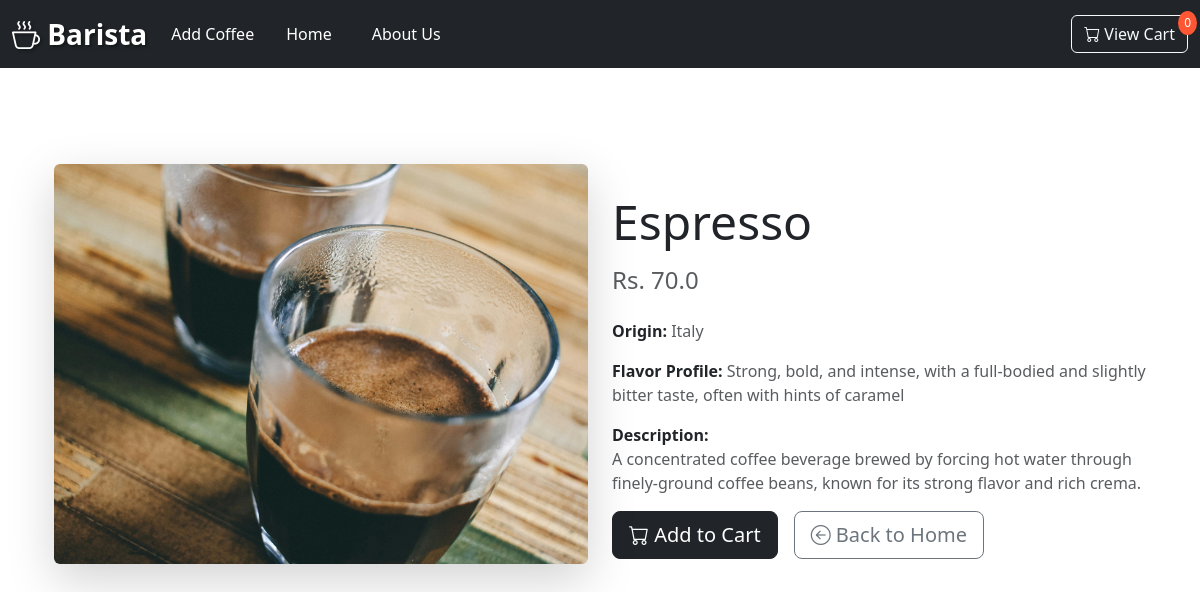
Screenshot of /coffee/5/ with the database file from the repository.
### coffee/models.py (models this page shows, shortened)
class Coffee(models.Model):
    name = models.CharField(max_length=255)
    price = models.FloatField()
    quantity = models.IntegerField()
    image = models.ImageField(upload_to='coffee_images/')  # Use ImageField for image uploads
    description = models.TextField(blank=True, null=True)
    origin = models.CharField(max_length=100, blank=True, null=True)
    flavor_profile = models.CharField(max_length=100, blank=True, null=True)

### coffee/views.py (the view)
# urls.py: path('coffee/<int:coffee_id>/', views.coffee_detail, name='coffee_detail'),
def coffee_detail(request, coffee_id):
    coffee = get_object_or_404(Coffee, id=coffee_id)
    return render(request, 'coffee_detail.html', {'coffee': coffee})

### coffee/templates/coffee_detail.html
{% extends 'base.html' %} {% block content %}
<div class="container py-5">
  <div class="row align-items-center">
    <div class="col-lg-6 mb-4">
      <div class="card border-0 shadow-lg">
        <img
          src="{{ coffee.image.url }}"
          alt="{{ coffee.name }}"
          class="img-fluid rounded"
          style="max-height: 400px; object-fit: cover"
        />
      </div>
    </div>
    <div class="col-lg-6">
      <h1 class="display-5 mb-3">{{ coffee.name }}</h1>
      <h4 class="text-muted mb-4">Rs. {{ coffee.price }}</h4>
      <ul class="list-unstyled">
        <li class="mb-3">
          <strong>Origin:</strong>
          <span class="text-muted">{{ coffee.origin }}</span>
        </li>
        <li class="mb-3">
          <strong>Flavor Profile:</strong>
          <span class="text-muted">{{ coffee.flavor_profile }}</span>
        </li>
        <li class="mb-3">
          <strong>Description:</strong>
          <p class="text-muted">{{ coffee.description }}</p>
        </li>
      </ul>
      <div class="d-flex gap-3">
        <a href="{% url 'add_to_cart' coffee.id %}" class="btn btn-dark btn-lg">
          <i class="bi bi-cart"></i> Add to Cart
        </a>
        <a href="{% url 'home' %}" class="btn btn-outline-secondary btn-lg">
          <i class="bi bi-arrow-left-circle"></i> Back to Home
        </a>
      </div>
    </div>
  </div>
</div>
{% endblock %}

### coffee/templates/base.html (shortened to what this page needs)
{% load static %}
<!DOCTYPE html>
<html lang="en">
  <head>
    <link
      href="https://cdn.jsdelivr.net/npm/bootstrap@5.3.0/dist/css/bootstrap.min.css"
      rel="stylesheet"
    />
  </head>
  <body>
    <nav class="navbar navbar-expand-lg navbar-dark bg-dark">
      <div class="container-fluid">
        <a class="navbar-brand text-white fw-bold me-4" href="{% url 'home' %}">
          <i class="bi bi-cup-hot"></i> Barista
        </a>
        <a class="nav-link text-white me-4" href="{% url 'add_coffee' %}">
          Add Coffee
        </a>
        <div class="collapse navbar-collapse" id="navbarNav">
          <ul class="navbar-nav me-auto">
            <li class="nav-item">
              <a
                class="nav-link text-white active me-4"
                aria-current="page"
                href="{% url 'home' %}"
              >
                Home
              </a>
            </li>
            <li>
              <a class="nav-link text-white me-4" href="{% url 'about' %}"
                >About Us</a
              >
            </li>
          </ul>
          <a href="{% url 'cart' %}" class="btn btn-outline-light btn-cart">
            <i class="bi bi-cart"></i> View Cart
            <span class="cart-badge">{{ cart_count|default:"0" }}</span>
          </a>
        </div>
      </div>
    </nav>
    <div class="container my-5">{% block content %} {% endblock %}</div>
    <link
      href="https://cdnjs.cloudflare.com/ajax/libs/bootstrap-icons/1.10.5/font/bootstrap-icons.min.css"
      rel="stylesheet"
    />
  </body>
</html>

### coffee/templates/base.html (style rules this page uses)
.navbar-brand { font-family: "Segoe UI", sans-serif; font-size: 1.75rem; text-shadow: 2px 2px 3px rgba(0, 0, 0, 0.4); transition: transform 0.2s ease-in-out; }
.btn-cart { position: relative; }
.cart-badge { position: absolute; top: -5px; right: -10px; padding: 3px 6px; border-radius: 50%; background-color: #ff5733; color: white; font-size: 0.75rem; }

### rows the page displays
Coffee: image (picture), name "Espresso", price "70.0", origin "Italy", flavor_profile "Strong, bold, and intense, with a full-bodied and slightly bitter taste, often with hints of caramel", description "A concentrated coffee beverage brewed by forcing hot water through finely-ground coffee beans, known for its strong flavor and rich crema."

### other values shown
{{ cart_count|default:"0" }} "0"
